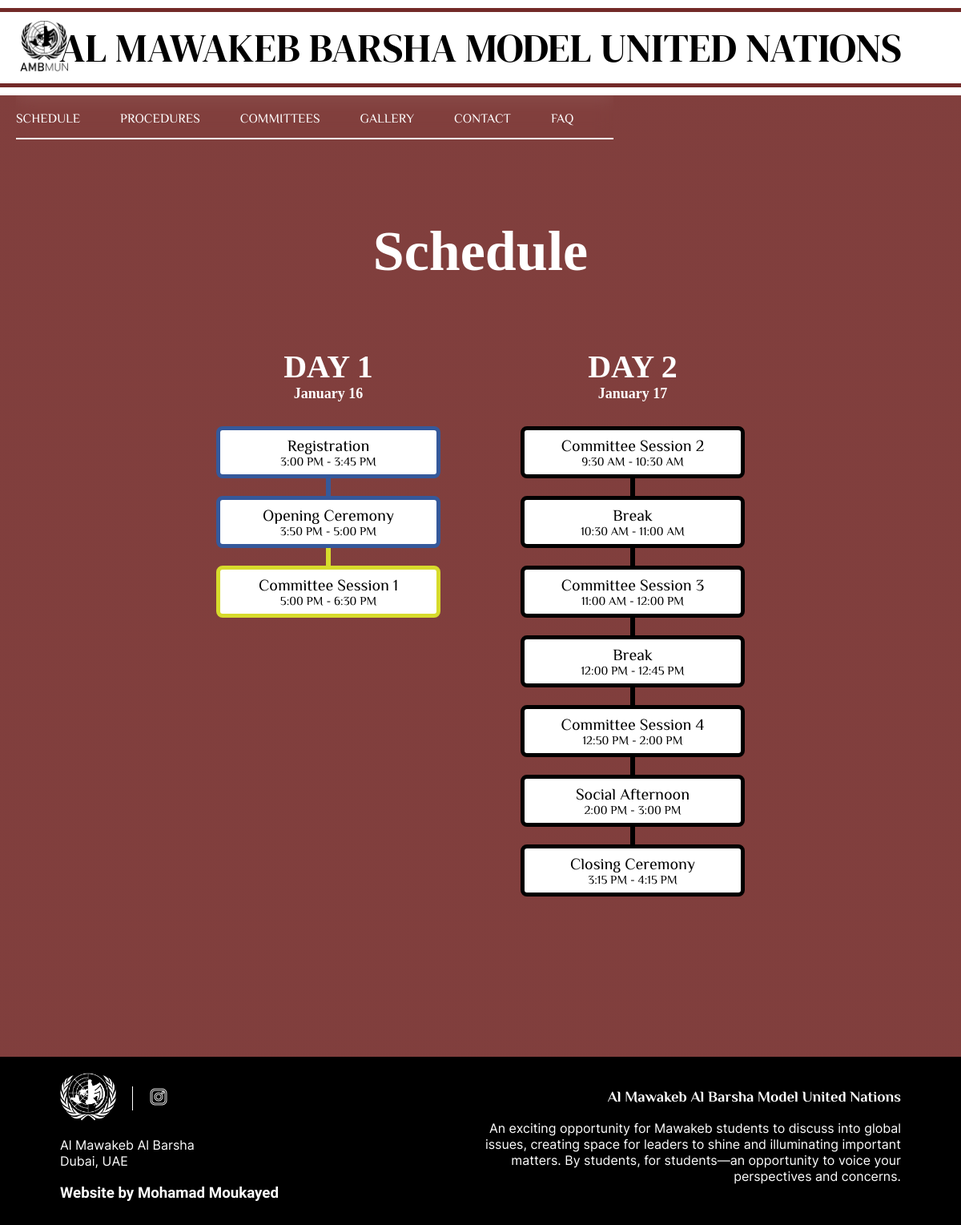
/Schedule/, run on the app's committed database.
### website/models.py (models this page shows)
class ScheduleEntry(models.Model):
    date = models.DateField()
    start_time = models.TimeField()
    end_time = models.TimeField()
    event_title = models.CharField(max_length=10000)

### website/views.py (the view)
# urls.py: path("Schedule/", views.Schedule, name="schedule"),
def Schedule(request):
    temp = {}
    temp["schedule"] = ScheduleEntry.objects.all().order_by("start_time").order_by("date")
    dates = []
    datelengths = [-1]
    privdates  = []
    for entry in temp["schedule"]:
        print(entry.date)
        if entry.date not in privdates:
            date = []
            for ent in temp["schedule"]:
                if ent.date == entry.date:
                    date.append(ent)
            dates.append(date)
            datelengths.append(len(date)-1)
            privdates.append(entry.date)
    print(datelengths)
    temp["scheduleDates"] = dates
    temp["scheduleDateLengths"] = datelengths
    return render(request, "schedule.html", temp)

### templates/schedule.html (shortened to what this page needs)
{% extends 'base.html' %}
{% load static %}
{% load set %}
{% block content %}
<h1 class="header">Schedule</h1>
<div class=" centerer flexcontainer" style="gap: 100px;">
        {% for date in scheduleDates %}
        <div>
        <div class="centerer" style="flex-direction: column; align-items: center;  margin-bottom: 30px;" >
            <h2 class="header">DAY {{forloop.counter}}</h2>
            <h3 style="margin: 0px; font-size: 18px; font-family: Loverica;">{{ date.0.date|date:"F j" }}</h3>
        </div>
        <div class="columnCenterer">
            {% for schedulentry in date %}
            <div class="schedule-square" id="square{{forloop.parentloop.counter}}{{forloop.counter}}">
                <p class="schedule-content">{{schedulentry.event_title}}</p>
                <p class="schedule-content sub">{{schedulentry.start_time|time:"g:i A"}} - {{schedulentry.end_time|time:"g:i A"}}</p>
            </div>
            {% if forloop.counter < date|length %}
            <div class="schedule-vertical-line" id="verline{{forloop.parentloop.counter}}{{forloop.counter|add:1}}"></div>
            {% endif %}
            {% endfor %}
        </div>
    </div>
        {% endfor %}
</div>
{%endblock%}

### static/CSS/style.css (style rules this page uses)
:root { --background: #732A28; --backgroundOverlay: rgba(115, 42, 40,0.9); --banner: rgba(38, 14, 13,0.5); --links: #D4B06A; --cardBackground: #0D0D0D; }
body { font-family: Philosopher; margin: 0px; background: linear-gradient(var(--backgroundOverlay), var(--backgroundOverlay)), url('/media/images/Background.png'); background-repeat: no-repeat; background-size: cover; background-position: center bottom; }
p, h1, h2, h3, h4, h5, h6, div, span { font-family: Philosopher; }
p, h3, h4, h5, h6 { color: white; }
.columnCenterer { display: flex; flex-direction: column; align-items: center; }
h1.header { font-family: Loverica; color: white; text-align: center; font-size: 70px; }
h2.header { font-family: Loverica; color: white; text-align: left; font-size: 40px; margin-bottom: 0; }
.schedule-square { width: 270px; height: 55px; background-color: white; border: 5px black solid; border-radius: 8px; display: flex; justify-content: center; align-items: center; flex-direction: column; transition-duration: 0.2s; }
.schedule-content { font-family: Philosopher; font-size: 20px; color: black; margin: 0px; padding: 0px; }
.schedule-content.sub { font-size: 15px; }
.schedule-vertical-line { max-width: 0px; border: 3px solid black; height: 16px; }
.flexcontainer { display: flex; flex-direction: row; flex-wrap: wrap; justify-content: center; }
.centerer { width: 100%; display: flex; justify-content: center; }

### data on the page
ScheduleEntry: date "January 16", event_title "Registration", start_time "3:00 PM", end_time "3:45 PM"
ScheduleEntry: event_title "Opening Ceremony", start_time "3:50 PM", end_time "5:00 PM"
ScheduleEntry: event_title "Committee Session 1", start_time "5:00 PM", end_time "6:30 PM"
ScheduleEntry: date "January 17", event_title "Committee Session 2", start_time "9:30 AM", end_time "10:30 AM"
ScheduleEntry: event_title "Break", start_time "10:30 AM", end_time "11:00 AM"
ScheduleEntry: event_title "Committee Session 3", start_time "11:00 AM", end_time "12:00 PM"
ScheduleEntry: event_title "Break", start_time "12:00 PM", end_time "12:45 PM"
ScheduleEntry: event_title "Committee Session 4", start_time "12:50 PM", end_time "2:00 PM"
ScheduleEntry: event_title "Social Afternoon", start_time "2:00 PM", end_time "3:00 PM"
ScheduleEntry: event_title "Closing Ceremony", start_time "3:15 PM", end_time "4:15 PM"
